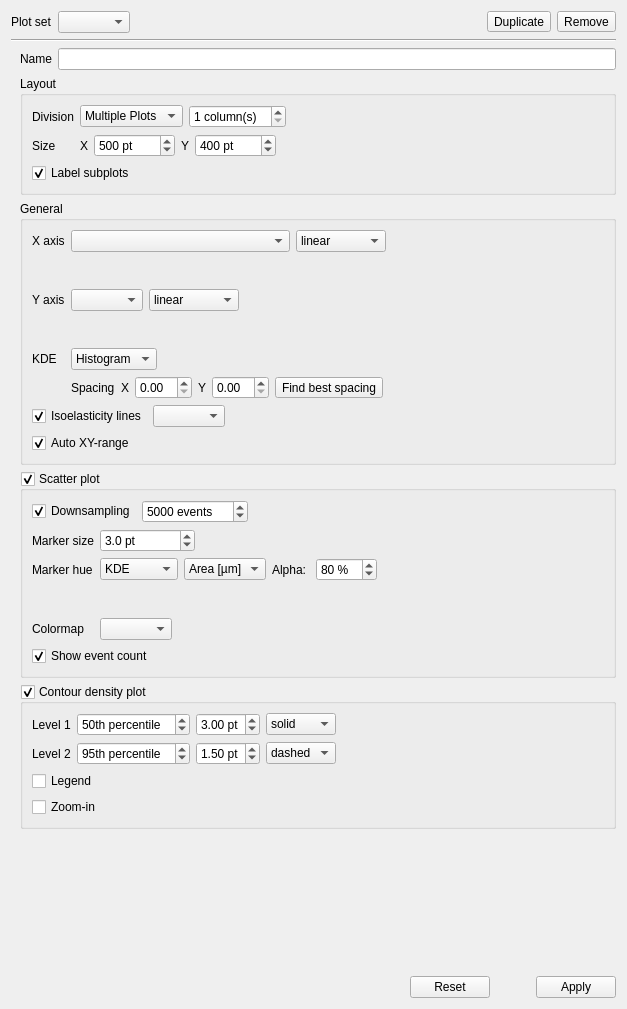
<?xml version="1.0" encoding="UTF-8"?>
<ui version="4.0">
 <class>Form</class>
 <widget class="QWidget" name="Form">
  <property name="geometry">
   <rect>
    <x>0</x>
    <y>0</y>
    <width>627</width>
    <height>1009</height>
   </rect>
  </property>
  <property name="windowTitle">
   <string>Form</string>
  </property>
  <layout class="QVBoxLayout" name="verticalLayout">
   <item>
    <layout class="QHBoxLayout" name="horizontalLayout">
     <item>
      <widget class="QLabel" name="label">
       <property name="text">
        <string>Plot set</string>
       </property>
      </widget>
     </item>
     <item>
      <widget class="QComboBox" name="comboBox_plots">
       <property name="sizeAdjustPolicy">
        <enum>QComboBox::SizeAdjustPolicy::AdjustToContents</enum>
       </property>
      </widget>
     </item>
     <item>
      <spacer name="horizontalSpacer_2">
       <property name="orientation">
        <enum>Qt::Orientation::Horizontal</enum>
       </property>
       <property name="sizeHint" stdset="0">
        <size>
         <width>0</width>
         <height>20</height>
        </size>
       </property>
      </spacer>
     </item>
     <item>
      <widget class="QToolButton" name="toolButton_duplicate">
       <property name="toolTip">
        <string>Duplicate this plot</string>
       </property>
       <property name="text">
        <string>Duplicate</string>
       </property>
       <property name="icon">
        <iconset theme="edit-paste"/>
       </property>
      </widget>
     </item>
     <item>
      <widget class="QToolButton" name="toolButton_remove">
       <property name="toolTip">
        <string>Remove this plot</string>
       </property>
       <property name="text">
        <string>Remove</string>
       </property>
       <property name="icon">
        <iconset theme="remove"/>
       </property>
      </widget>
     </item>
    </layout>
   </item>
   <item>
    <widget class="Line" name="line">
     <property name="orientation">
      <enum>Qt::Orientation::Horizontal</enum>
     </property>
    </widget>
   </item>
   <item>
    <layout class="QVBoxLayout" name="verticalLayout_4">
     <property name="leftMargin">
      <number>9</number>
     </property>
     <property name="topMargin">
      <number>0</number>
     </property>
     <property name="bottomMargin">
      <number>0</number>
     </property>
     <item>
      <layout class="QHBoxLayout" name="horizontalLayout_4">
       <item>
        <widget class="QLabel" name="label_2">
         <property name="text">
          <string>Name</string>
         </property>
        </widget>
       </item>
       <item>
        <widget class="QLineEdit" name="lineEdit"/>
       </item>
      </layout>
     </item>
     <item>
      <widget class="QGroupBox" name="groupBox">
       <property name="title">
        <string>Layout</string>
       </property>
       <layout class="QVBoxLayout" name="verticalLayout_6">
        <item>
         <layout class="QGridLayout" name="gridLayout_5">
          <property name="bottomMargin">
           <number>0</number>
          </property>
          <item row="0" column="0">
           <widget class="QLabel" name="label_3">
            <property name="text">
             <string>Division</string>
            </property>
           </widget>
          </item>
          <item row="0" column="1">
           <layout class="QHBoxLayout" name="horizontalLayout_11">
            <item>
             <widget class="QComboBox" name="comboBox_division">
              <item>
               <property name="text">
                <string>Multiple Plots</string>
               </property>
              </item>
              <item>
               <property name="text">
                <string>Joint Plot</string>
               </property>
              </item>
             </widget>
            </item>
            <item>
             <widget class="QSpinBox" name="spinBox_column_count">
              <property name="suffix">
               <string> column(s)</string>
              </property>
              <property name="minimum">
               <number>1</number>
              </property>
             </widget>
            </item>
            <item>
             <spacer name="horizontalSpacer_13">
              <property name="orientation">
               <enum>Qt::Orientation::Horizontal</enum>
              </property>
              <property name="sizeHint" stdset="0">
               <size>
                <width>0</width>
                <height>20</height>
               </size>
              </property>
             </spacer>
            </item>
           </layout>
          </item>
          <item row="1" column="0">
           <widget class="QLabel" name="label_13">
            <property name="text">
             <string>Size</string>
            </property>
           </widget>
          </item>
          <item row="1" column="1">
           <layout class="QHBoxLayout" name="horizontalLayout_12">
            <item>
             <widget class="QLabel" name="label_15">
              <property name="text">
               <string>X</string>
              </property>
             </widget>
            </item>
            <item>
             <widget class="QSpinBox" name="spinBox_size_x">
              <property name="suffix">
               <string> pt</string>
              </property>
              <property name="minimum">
               <number>100</number>
              </property>
              <property name="maximum">
               <number>100000</number>
              </property>
              <property name="singleStep">
               <number>50</number>
              </property>
              <property name="value">
               <number>500</number>
              </property>
             </widget>
            </item>
            <item>
             <widget class="QLabel" name="label_14">
              <property name="text">
               <string>Y</string>
              </property>
             </widget>
            </item>
            <item>
             <widget class="QSpinBox" name="spinBox_size_y">
              <property name="suffix">
               <string> pt</string>
              </property>
              <property name="minimum">
               <number>100</number>
              </property>
              <property name="maximum">
               <number>100000</number>
              </property>
              <property name="singleStep">
               <number>50</number>
              </property>
              <property name="value">
               <number>400</number>
              </property>
             </widget>
            </item>
            <item>
             <spacer name="horizontalSpacer_14">
              <property name="orientation">
               <enum>Qt::Orientation::Horizontal</enum>
              </property>
              <property name="sizeHint" stdset="0">
               <size>
                <width>0</width>
                <height>20</height>
               </size>
              </property>
             </spacer>
            </item>
           </layout>
          </item>
         </layout>
        </item>
        <item>
         <widget class="QCheckBox" name="checkBox_label_plots">
          <property name="text">
           <string>Label subplots</string>
          </property>
          <property name="checked">
           <bool>true</bool>
          </property>
         </widget>
        </item>
       </layout>
      </widget>
     </item>
     <item>
      <widget class="QGroupBox" name="groupBox_2">
       <property name="title">
        <string>General</string>
       </property>
       <layout class="QVBoxLayout" name="verticalLayout_5">
        <item>
         <layout class="QGridLayout" name="gridLayout">
          <item row="3" column="1">
           <widget class="RangeControl" name="widget_range_x" native="true">
            <property name="minimumSize">
             <size>
              <width>0</width>
              <height>25</height>
             </size>
            </property>
           </widget>
          </item>
          <item row="2" column="0">
           <widget class="QLabel" name="label_6">
            <property name="text">
             <string>X axis</string>
            </property>
           </widget>
          </item>
          <item row="5" column="1">
           <widget class="RangeControl" name="widget_range_y" native="true">
            <property name="minimumSize">
             <size>
              <width>0</width>
              <height>25</height>
             </size>
            </property>
           </widget>
          </item>
          <item row="6" column="0">
           <widget class="QLabel" name="label_9">
            <property name="toolTip">
             <string>Kernel Density Estimator</string>
            </property>
            <property name="text">
             <string>KDE</string>
            </property>
           </widget>
          </item>
          <item row="4" column="1">
           <layout class="QHBoxLayout" name="horizontalLayout_8">
            <item>
             <widget class="FeatureComboBox" name="comboBox_axis_y"/>
            </item>
            <item>
             <widget class="QComboBox" name="comboBox_scale_y">
              <item>
               <property name="text">
                <string>linear</string>
               </property>
              </item>
              <item>
               <property name="text">
                <string>logarithmic</string>
               </property>
              </item>
             </widget>
            </item>
            <item>
             <spacer name="horizontalSpacer_11">
              <property name="orientation">
               <enum>Qt::Orientation::Horizontal</enum>
              </property>
              <property name="sizeHint" stdset="0">
               <size>
                <width>0</width>
                <height>20</height>
               </size>
              </property>
             </spacer>
            </item>
           </layout>
          </item>
          <item row="6" column="1">
           <layout class="QHBoxLayout" name="horizontalLayout_10">
            <item>
             <widget class="QComboBox" name="comboBox_kde">
              <item>
               <property name="text">
                <string>Histogram</string>
               </property>
              </item>
             </widget>
            </item>
            <item>
             <spacer name="horizontalSpacer_12">
              <property name="orientation">
               <enum>Qt::Orientation::Horizontal</enum>
              </property>
              <property name="sizeHint" stdset="0">
               <size>
                <width>40</width>
                <height>20</height>
               </size>
              </property>
             </spacer>
            </item>
           </layout>
          </item>
          <item row="2" column="1">
           <layout class="QHBoxLayout" name="horizontalLayout_7">
            <property name="rightMargin">
             <number>0</number>
            </property>
            <item>
             <widget class="FeatureComboBox" name="comboBox_axis_x">
              <property name="sizePolicy">
               <sizepolicy hsizetype="MinimumExpanding" vsizetype="Fixed">
                <horstretch>0</horstretch>
                <verstretch>0</verstretch>
               </sizepolicy>
              </property>
             </widget>
            </item>
            <item>
             <widget class="QComboBox" name="comboBox_scale_x">
              <item>
               <property name="text">
                <string>linear</string>
               </property>
              </item>
              <item>
               <property name="text">
                <string>logarithmic</string>
               </property>
              </item>
             </widget>
            </item>
            <item>
             <spacer name="horizontalSpacer_3">
              <property name="orientation">
               <enum>Qt::Orientation::Horizontal</enum>
              </property>
              <property name="sizeHint" stdset="0">
               <size>
                <width>0</width>
                <height>20</height>
               </size>
              </property>
             </spacer>
            </item>
           </layout>
          </item>
          <item row="4" column="0">
           <widget class="QLabel" name="label_7">
            <property name="text">
             <string>Y axis</string>
            </property>
           </widget>
          </item>
          <item row="7" column="1">
           <layout class="QHBoxLayout" name="horizontalLayout_21">
            <item>
             <widget class="QLabel" name="label_5">
              <property name="text">
               <string>Spacing</string>
              </property>
             </widget>
            </item>
            <item>
             <widget class="QLabel" name="label_16">
              <property name="text">
               <string>X</string>
              </property>
             </widget>
            </item>
            <item>
             <widget class="QDoubleSpinBox" name="doubleSpinBox_spacing_x"/>
            </item>
            <item>
             <widget class="QLabel" name="label_17">
              <property name="text">
               <string>Y</string>
              </property>
             </widget>
            </item>
            <item>
             <widget class="QDoubleSpinBox" name="doubleSpinBox_spacing_y"/>
            </item>
            <item>
             <widget class="QToolButton" name="toolButton_spacing_auto">
              <property name="text">
               <string>Find best spacing</string>
              </property>
             </widget>
            </item>
            <item>
             <spacer name="horizontalSpacer_17">
              <property name="orientation">
               <enum>Qt::Orientation::Horizontal</enum>
              </property>
              <property name="sizeHint" stdset="0">
               <size>
                <width>0</width>
                <height>20</height>
               </size>
              </property>
             </spacer>
            </item>
           </layout>
          </item>
         </layout>
        </item>
        <item>
         <layout class="QHBoxLayout" name="horizontalLayout_3">
          <item>
           <widget class="QCheckBox" name="checkBox_isoelastics">
            <property name="text">
             <string>Isoelasticity lines</string>
            </property>
            <property name="checked">
             <bool>true</bool>
            </property>
           </widget>
          </item>
          <item>
           <widget class="QComboBox" name="comboBox_lut"/>
          </item>
          <item>
           <spacer name="horizontalSpacer_5">
            <property name="orientation">
             <enum>Qt::Orientation::Horizontal</enum>
            </property>
            <property name="sizeHint" stdset="0">
             <size>
              <width>0</width>
              <height>20</height>
             </size>
            </property>
           </spacer>
          </item>
         </layout>
        </item>
        <item>
         <layout class="QHBoxLayout" name="horizontalLayout_19">
          <item>
           <widget class="QCheckBox" name="checkBox_auto_range">
            <property name="text">
             <string>Auto XY-range</string>
            </property>
            <property name="checked">
             <bool>true</bool>
            </property>
           </widget>
          </item>
          <item>
           <spacer name="horizontalSpacer">
            <property name="orientation">
             <enum>Qt::Orientation::Horizontal</enum>
            </property>
            <property name="sizeHint" stdset="0">
             <size>
              <width>40</width>
              <height>20</height>
             </size>
            </property>
           </spacer>
          </item>
         </layout>
        </item>
       </layout>
      </widget>
     </item>
     <item>
      <widget class="QGroupBox" name="groupBox_scatter">
       <property name="title">
        <string>Scatter plot</string>
       </property>
       <property name="checkable">
        <bool>true</bool>
       </property>
       <layout class="QVBoxLayout" name="verticalLayout_3" stretch="0,0,0">
        <property name="sizeConstraint">
         <enum>QLayout::SizeConstraint::SetDefaultConstraint</enum>
        </property>
        <item>
         <layout class="QHBoxLayout" name="horizontalLayout_2">
          <item>
           <widget class="QCheckBox" name="checkBox_downsample">
            <property name="text">
             <string>Downsampling</string>
            </property>
            <property name="checked">
             <bool>true</bool>
            </property>
           </widget>
          </item>
          <item>
           <widget class="QSpinBox" name="spinBox_downsample">
            <property name="suffix">
             <string> events</string>
            </property>
            <property name="minimum">
             <number>10</number>
            </property>
            <property name="maximum">
             <number>999999999</number>
            </property>
            <property name="singleStep">
             <number>100</number>
            </property>
            <property name="value">
             <number>5000</number>
            </property>
           </widget>
          </item>
          <item>
           <spacer name="horizontalSpacer_4">
            <property name="orientation">
             <enum>Qt::Orientation::Horizontal</enum>
            </property>
            <property name="sizeHint" stdset="0">
             <size>
              <width>40</width>
              <height>20</height>
             </size>
            </property>
           </spacer>
          </item>
         </layout>
        </item>
        <item>
         <layout class="QGridLayout" name="gridLayout_scat">
          <property name="sizeConstraint">
           <enum>QLayout::SizeConstraint::SetMinimumSize</enum>
          </property>
          <item row="0" column="0">
           <widget class="QLabel" name="label_4">
            <property name="text">
             <string>Marker size</string>
            </property>
           </widget>
          </item>
          <item row="1" column="0">
           <widget class="QLabel" name="label_8">
            <property name="text">
             <string>Marker hue</string>
            </property>
           </widget>
          </item>
          <item row="3" column="0">
           <widget class="QLabel" name="label_colormap">
            <property name="text">
             <string>Colormap</string>
            </property>
           </widget>
          </item>
          <item row="1" column="3">
           <layout class="QHBoxLayout" name="horizontalLayout_5">
            <property name="spacing">
             <number>0</number>
            </property>
            <property name="rightMargin">
             <number>0</number>
            </property>
           </layout>
          </item>
          <item row="2" column="1">
           <widget class="RangeControl" name="widget_range_feat" native="true">
            <property name="minimumSize">
             <size>
              <width>0</width>
              <height>25</height>
             </size>
            </property>
           </widget>
          </item>
          <item row="0" column="1">
           <layout class="QHBoxLayout" name="horizontalLayout_16">
            <item>
             <widget class="QDoubleSpinBox" name="doubleSpinBox_marker_size">
              <property name="suffix">
               <string> pt</string>
              </property>
              <property name="decimals">
               <number>1</number>
              </property>
              <property name="minimum">
               <double>-999999999999989.000000000000000</double>
              </property>
              <property name="value">
               <double>3.000000000000000</double>
              </property>
             </widget>
            </item>
            <item>
             <spacer name="horizontalSpacer_6">
              <property name="orientation">
               <enum>Qt::Orientation::Horizontal</enum>
              </property>
              <property name="sizeHint" stdset="0">
               <size>
                <width>0</width>
                <height>20</height>
               </size>
              </property>
             </spacer>
            </item>
           </layout>
          </item>
          <item row="1" column="1">
           <layout class="QHBoxLayout" name="horizontalLayout_17">
            <item>
             <widget class="QComboBox" name="comboBox_marker_hue">
              <item>
               <property name="text">
                <string>KDE</string>
               </property>
              </item>
              <item>
               <property name="text">
                <string>Dataset</string>
               </property>
              </item>
              <item>
               <property name="text">
                <string>Feature</string>
               </property>
              </item>
              <item>
               <property name="text">
                <string>Disabled</string>
               </property>
              </item>
             </widget>
            </item>
            <item>
             <widget class="FeatureComboBox" name="comboBox_marker_feature">
              <item>
               <property name="text">
                <string>Area [µm]</string>
               </property>
              </item>
             </widget>
            </item>
            <item>
             <widget class="QWidget" name="widget_dataset_alpha" native="true">
              <layout class="QHBoxLayout" name="horizontalLayout_9">
               <property name="leftMargin">
                <number>0</number>
               </property>
               <property name="topMargin">
                <number>0</number>
               </property>
               <property name="rightMargin">
                <number>0</number>
               </property>
               <property name="bottomMargin">
                <number>0</number>
               </property>
               <item>
                <widget class="QLabel" name="label_12">
                 <property name="text">
                  <string>Alpha: </string>
                 </property>
                </widget>
               </item>
               <item>
                <widget class="QSpinBox" name="spinBox_alpha">
                 <property name="suffix">
                  <string> %</string>
                 </property>
                 <property name="minimum">
                  <number>1</number>
                 </property>
                 <property name="maximum">
                  <number>100</number>
                 </property>
                 <property name="singleStep">
                  <number>5</number>
                 </property>
                 <property name="value">
                  <number>80</number>
                 </property>
                </widget>
               </item>
              </layout>
             </widget>
            </item>
            <item>
             <spacer name="horizontalSpacer_8">
              <property name="orientation">
               <enum>Qt::Orientation::Horizontal</enum>
              </property>
              <property name="sizeHint" stdset="0">
               <size>
                <width>0</width>
                <height>20</height>
               </size>
              </property>
             </spacer>
            </item>
           </layout>
          </item>
          <item row="3" column="1">
           <layout class="QHBoxLayout" name="horizontalLayout_18">
            <item>
             <widget class="QComboBox" name="comboBox_colormap"/>
            </item>
            <item>
             <spacer name="horizontalSpacer_16">
              <property name="orientation">
               <enum>Qt::Orientation::Horizontal</enum>
              </property>
              <property name="sizeHint" stdset="0">
               <size>
                <width>0</width>
                <height>20</height>
               </size>
              </property>
             </spacer>
            </item>
           </layout>
          </item>
         </layout>
        </item>
        <item>
         <widget class="QCheckBox" name="checkBox_event_count">
          <property name="text">
           <string>Show event count</string>
          </property>
          <property name="checked">
           <bool>true</bool>
          </property>
         </widget>
        </item>
       </layout>
      </widget>
     </item>
     <item>
      <widget class="QGroupBox" name="groupBox_contour">
       <property name="title">
        <string>Contour density plot</string>
       </property>
       <property name="checkable">
        <bool>true</bool>
       </property>
       <property name="checked">
        <bool>true</bool>
       </property>
       <layout class="QVBoxLayout" name="verticalLayout_2">
        <item>
         <layout class="QGridLayout" name="gridLayout_4">
          <property name="bottomMargin">
           <number>0</number>
          </property>
          <item row="1" column="0">
           <widget class="QLabel" name="label_10">
            <property name="text">
             <string>Level 1</string>
            </property>
           </widget>
          </item>
          <item row="1" column="5">
           <spacer name="horizontalSpacer_7">
            <property name="orientation">
             <enum>Qt::Orientation::Horizontal</enum>
            </property>
            <property name="sizeHint" stdset="0">
             <size>
              <width>0</width>
              <height>20</height>
             </size>
            </property>
           </spacer>
          </item>
          <item row="2" column="1">
           <layout class="QHBoxLayout" name="horizontalLayout_14">
            <item>
             <widget class="QDoubleSpinBox" name="doubleSpinBox_perc_2">
              <property name="suffix">
               <string>th percentile</string>
              </property>
              <property name="decimals">
               <number>0</number>
              </property>
              <property name="value">
               <double>95.000000000000000</double>
              </property>
             </widget>
            </item>
            <item>
             <widget class="QDoubleSpinBox" name="doubleSpinBox_lw_2">
              <property name="suffix">
               <string> pt</string>
              </property>
              <property name="minimum">
               <double>0.100000000000000</double>
              </property>
              <property name="maximum">
               <double>7.000000000000000</double>
              </property>
              <property name="singleStep">
               <double>0.300000000000000</double>
              </property>
              <property name="value">
               <double>1.500000000000000</double>
              </property>
             </widget>
            </item>
            <item>
             <widget class="QComboBox" name="comboBox_ls_2">
              <property name="currentIndex">
               <number>1</number>
              </property>
              <item>
               <property name="text">
                <string>solid</string>
               </property>
              </item>
              <item>
               <property name="text">
                <string>dashed</string>
               </property>
              </item>
             </widget>
            </item>
           </layout>
          </item>
          <item row="1" column="1">
           <layout class="QHBoxLayout" name="horizontalLayout_13">
            <property name="rightMargin">
             <number>0</number>
            </property>
            <item>
             <widget class="QDoubleSpinBox" name="doubleSpinBox_perc_1">
              <property name="prefix">
               <string/>
              </property>
              <property name="suffix">
               <string>th percentile</string>
              </property>
              <property name="decimals">
               <number>0</number>
              </property>
              <property name="value">
               <double>50.000000000000000</double>
              </property>
             </widget>
            </item>
            <item>
             <widget class="QDoubleSpinBox" name="doubleSpinBox_lw_1">
              <property name="suffix">
               <string> pt</string>
              </property>
              <property name="minimum">
               <double>0.100000000000000</double>
              </property>
              <property name="maximum">
               <double>7.000000000000000</double>
              </property>
              <property name="singleStep">
               <double>0.300000000000000</double>
              </property>
              <property name="value">
               <double>3.000000000000000</double>
              </property>
             </widget>
            </item>
            <item>
             <widget class="QComboBox" name="comboBox_ls_1">
              <property name="currentIndex">
               <number>0</number>
              </property>
              <item>
               <property name="text">
                <string>solid</string>
               </property>
              </item>
              <item>
               <property name="text">
                <string>dashed</string>
               </property>
              </item>
             </widget>
            </item>
           </layout>
          </item>
          <item row="2" column="0">
           <widget class="QLabel" name="label_11">
            <property name="text">
             <string>Level 2</string>
            </property>
           </widget>
          </item>
         </layout>
        </item>
        <item>
         <widget class="QCheckBox" name="checkBox_legend">
          <property name="text">
           <string>Legend</string>
          </property>
          <property name="checked">
           <bool>false</bool>
          </property>
         </widget>
        </item>
        <item>
         <widget class="QCheckBox" name="checkBox_zoomin">
          <property name="text">
           <string>Zoom-in</string>
          </property>
         </widget>
        </item>
       </layout>
      </widget>
     </item>
     <item>
      <spacer name="verticalSpacer">
       <property name="orientation">
        <enum>Qt::Orientation::Vertical</enum>
       </property>
       <property name="sizeHint" stdset="0">
        <size>
         <width>20</width>
         <height>0</height>
        </size>
       </property>
      </spacer>
     </item>
     <item>
      <layout class="QHBoxLayout" name="horizontalLayout_6">
       <item>
        <spacer name="horizontalSpacer_9">
         <property name="orientation">
          <enum>Qt::Orientation::Horizontal</enum>
         </property>
         <property name="sizeHint" stdset="0">
          <size>
           <width>40</width>
           <height>20</height>
          </size>
         </property>
        </spacer>
       </item>
       <item>
        <widget class="QPushButton" name="pushButton_reset">
         <property name="text">
          <string>Reset</string>
         </property>
        </widget>
       </item>
       <item>
        <spacer name="horizontalSpacer_10">
         <property name="orientation">
          <enum>Qt::Orientation::Horizontal</enum>
         </property>
         <property name="sizeType">
          <enum>QSizePolicy::Policy::Fixed</enum>
         </property>
         <property name="sizeHint" stdset="0">
          <size>
           <width>40</width>
           <height>20</height>
          </size>
         </property>
        </spacer>
       </item>
       <item>
        <widget class="QPushButton" name="pushButton_apply">
         <property name="text">
          <string>Apply</string>
         </property>
        </widget>
       </item>
      </layout>
     </item>
    </layout>
   </item>
  </layout>
 </widget>
 <customwidgets>
  <customwidget>
   <class>FeatureComboBox</class>
   <extends>QComboBox</extends>
   <header>dcscope.gui.widgets</header>
  </customwidget>
  <customwidget>
   <class>RangeControl</class>
   <extends>QWidget</extends>
   <header>dcscope.gui.widgets</header>
   <container>1</container>
  </customwidget>
 </customwidgets>
 <resources/>
 <connections>
  <connection>
   <sender>checkBox_downsample</sender>
   <signal>toggled(bool)</signal>
   <receiver>spinBox_downsample</receiver>
   <slot>setEnabled(bool)</slot>
   <hints>
    <hint type="sourcelabel">
     <x>93</x>
     <y>484</y>
    </hint>
    <hint type="destinationlabel">
     <x>240</x>
     <y>484</y>
    </hint>
   </hints>
  </connection>
 </connections>
</ui>
